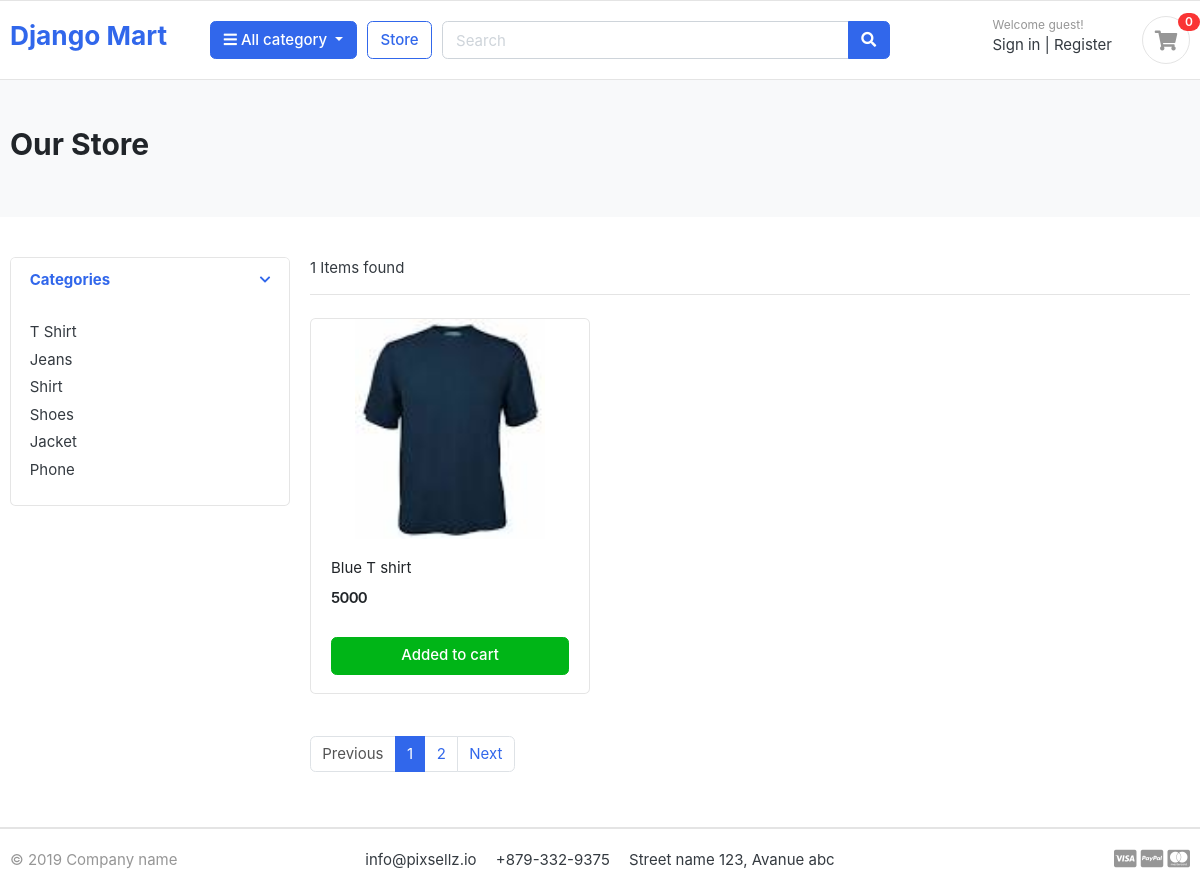
The app's page /store/category/t-shirt/ with its own data.
### category/models.py (models this page shows, shortened)
class Category(models.Model):
    category_name = models.CharField(max_length = 50, unique = True)
    slug = models.SlugField(max_length= 100, unique = True)
    description = models.TextField(max_length = 255, blank = True)
    cat_image = models.ImageField(upload_to = 'photos/categories', blank = True)

### store/models.py (models this page shows, shortened)
class Product(models.Model):
    product_name = models.CharField(max_length=100, unique=True)
    slug = models.SlugField(max_length=200, unique=True)
    description = models.TextField(max_length=500, blank=True)
    price = models.IntegerField()
    image = models.ImageField(upload_to='photos/products')
    stock = models.IntegerField()
    is_available = models.BooleanField(default=True)
    category = models.ForeignKey(Category, on_delete=models.CASCADE)
    created_date = models.DateTimeField(auto_now_add=True)
    modified_date = models.DateTimeField(auto_now=True)

### store/views.py (the view)
# urls.py: path('store/', include('store.urls')),
def store(request,category_slug=None):
    if category_slug is not None:
        category=get_object_or_404(Category,slug=category_slug)
        products=Product.objects.filter(is_available=True,category=category)
        paginator=Paginator(products,1)
        page=request.GET.get('page')
        paged_products=paginator.get_page(page)
    else:
        category=None
        products=Product.objects.filter(is_available=True)
        paginator=Paginator(products,3)
        page=request.GET.get('page')
        paged_products=paginator.get_page(page)
    categories=Category.objects.all()
    context={'products': paged_products, 'categories': categories}
    return render(request, 'store/store.html', context=context)

### store/templates/store/store.html
{% extends 'base.html' %}
{% block body%}
<section class="section-pagetop bg">
<div class="container">
	<h2 class="title-page">Our Store</h2>
</div>
</section>
<section class="section-content padding-y">
<div class="container">
<div class="row">
	<aside class="col-md-3">
<div class="card">
	<article class="filter-group">
		<header class="card-header">
			<a href="#" data-toggle="collapse" data-target="#collapse_1" aria-expanded="true" class="">
				<i class="icon-control fa fa-chevron-down"></i>
				<h6 class="title">Categories</h6>
			</a>
		</header>
		<div class="filter-content collapse show" id="collapse_1" style="">
			<div class="card-body">
				<ul class="list-menu">
				{% for category in categories %}
				<li><a href="{% url 'products_by_category' category_slug=category.slug %}">{{category.category_name}}</a></li>
				{% endfor %}
				</ul>
			</div>
		</div>
	</article>
</div>
	</aside>
	<main class="col-md-9">
<header class="border-bottom mb-4 pb-3">
		<div class="form-inline">
			<span class="mr-md-auto">{{products|length}} Items found </span>
		</div>
</header>
<div class="row">
	{%for item in products %}
	<div class="col-md-4">
		<figure class="card card-product-grid">
			<div class="img-wrap">
				<img src="{{item.image.url}}">
			</div>
			<figcaption class="info-wrap">
				<div class="fix-height">
					<a href="{% url 'single_products' product_slug=item.slug category_slug=item.category.slug  %}" class="title">{{item.product_name}}</a>
					<div class="price-wrap mt-2">
						<span class="price">{{item.price}}</span>
					</div>
				</div>
				<a href="#" class="btn btn-block btn-success">Added to cart </a>
			</figcaption>
		</figure>
	</div>
	{% endfor %}
</div>
<nav class="mt-4" aria-label="Page navigation sample">
  <ul class="pagination">
	{% if products.has_previous %}
    <li class="page-item "><a class="page-link" href="?page={{products.previous_page_number}}">Previous</a></li>
	{% else %}
    <li class="page-item disabled"><a class="page-link" >Previous</a></li>
	{% endif %}
	{% for i in products.paginator.page_range %}
    <li class="page-item {% if products.number == i %}active{% endif %}">
        <a class="page-link" href="?page={{ i }}">{{ i }}</a>
    </li>
	{% endfor %}
	{% if products.has_next %}
    <li class="page-item "><a class="page-link" href="?page={{products.next_page_number}}">Next</a></li>
	{% else %}
	<li class="page-item disabled "><a class="page-link" >Next</a></li>
	{% endif %}
  </ul>
</nav>
	</main>
</div>
</div>
</section>
{% endblock%}

### static/css/ui.css (style rules this page uses)
html { font-family: "Inter", sans-serif; font-size: 15px; }
.img-wrap { text-align: center; display: block; }
.img-wrap img { max-width: 100%; }
.price-wrap { letter-spacing: -0.7px; }
.padding-y { padding-top: 40px; padding-bottom: 40px; }
figure { margin-bottom: 0; }
article:after, .form-group:after { display: block; clear: both; content: ""; }
.bg { background-color: #f8f9fa; }
.title-page { color: #212529; }
[class*=list-] li:after { visibility: hidden; display: block; content: ""; overflow: hidden; height: 0; clear: both; }
.list-menu { list-style: none; margin: 0; padding-left: 0; }
.list-menu li { margin-bottom: 5px; }
.list-menu a { color: #343a40; }
[class*=card-product] a.title { color: #212529; display: block; }
[class*=card-product] .img-wrap { overflow: hidden; position: relative; }
[class*=card-product] .img-wrap img { height: 100%; max-width: 100%; width: auto; display: inline-block; -o-object-fit: cover; object-fit: cover; }
.card-product-grid { margin-bottom: 20px; }
.card-product-grid .img-wrap { border-radius: 0.2rem 0.2rem 0 0; height: 220px; }
.card-product-grid .info-wrap { overflow: hidden; padding: 18px 20px; }
.card-product-grid .fix-height { height: 80px; overflow: hidden; }
.card .img-wrap { overflow: hidden; }
.price { font-weight: 600; color: #212529; }
.icon-control { margin-top: 5px; float: right; font-size: 80%; }
.card-header .title { margin-bottom: 0; line-height: 1.5; }
.filter-group { border-bottom: 1px solid #e4e4e4; }
.filter-group .card-header { border-bottom: 0; }
.filter-group:last-child { border-bottom: 0; }
.section-pagetop { padding: 45px 0; }

### records on screen
Category: category_name "T Shirt"
Category: category_name "Jeans"
Category: category_name "Shirt"
Category: category_name "Shoes"
Category: category_name "Jacket"
Category: category_name "Phone"
Product: image (picture), product_name "Blue T shirt", price "5000"

### other values on screen
{{ products|length }} "1"
{{ i }} "1" "2"
